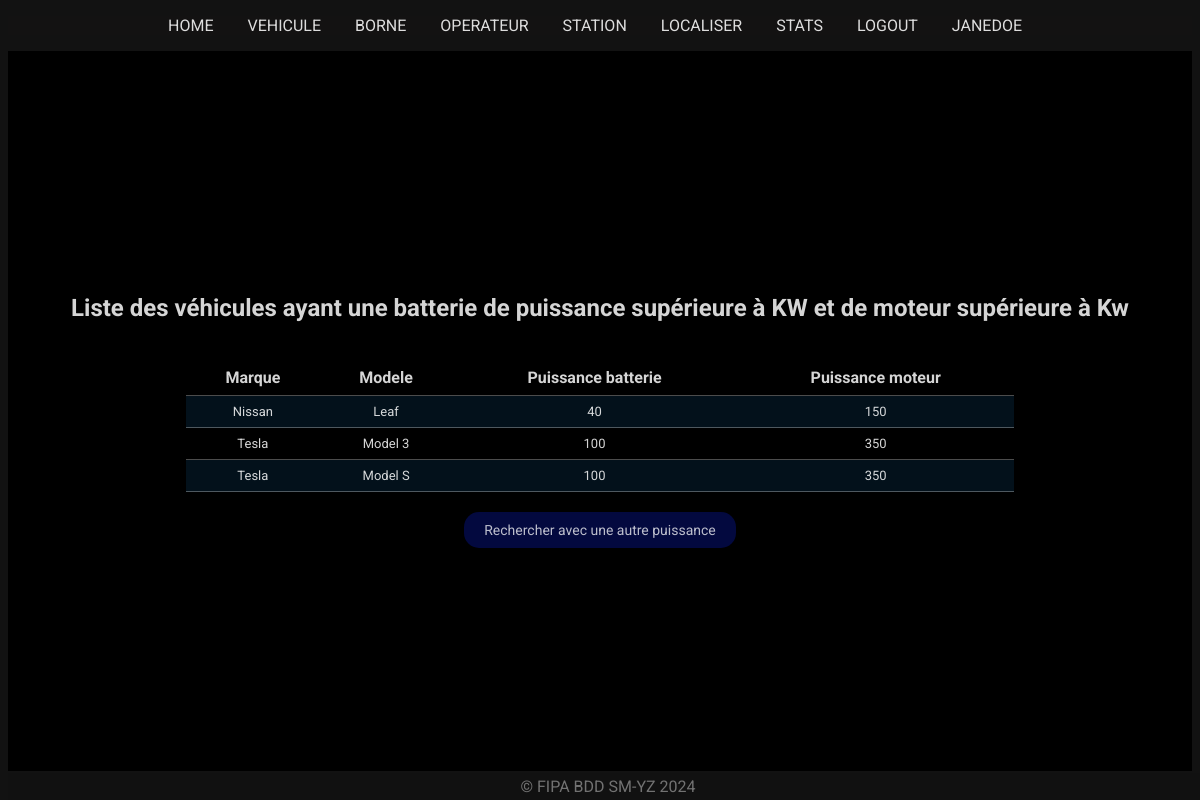
Screenshot of /vehiculeRes.php (signed in) with the database file from the repository.
### tables this page shows
CREATE TABLE vehicules (
    marque VARCHAR(50),
    modele VARCHAR(50),
    puissanceMoteur INT,
    puissanceBatterie INT,
    PRIMARY KEY (marque, modele)
);

### www/table.php (the view, shortened to what this page needs)
<?php
function getTable($dbname, $req, $titre){
    $conn = connectDb($dbname);
    $result = $conn->query($req);
    $res = "<H2>" . $titre . "</H2> <br>";
    if ($result->num_rows > 0) {
        $colonnes = $result->fetch_fields();
        $res .= "<table>";
        $res .= "<tr>";
        foreach ($colonnes as $colonne) {
            $res .= "<th>" . htmlspecialchars($colonne->name) . "</th>";
        }
        $res .= "</tr>";
        while ($ligne = $result->fetch_assoc()) {
            $res .= "<tr>";
            foreach ($ligne as $value) {
                $res .= "<td>" . htmlspecialchars($value) . "</td>";
            }
            $res .= "</tr>";
        }
        $res .= "</table>";
    } else {
        $res .= "0 résultats";
    }
    return $res;
}
?>

### www/css/dark.css (style rules this page uses)
body { font-family: 'Roboto', Arial, sans-serif; background-color: #121212; color: #ffffff; }
table { border-collapse: collapse; width: 70%; border-top: none; border-left: none; border-right: none; }
th { font-weight: bold; font-size: medium; }
tr { border-bottom: 1px solid #ffffff4c; font-size: small; }
th, td { border: none; text-align: left; padding: 8px; text-align: center; align-items : center; }
tr:nth-child(even) { background-color: #03111b; }

### rows the page displays
vehicules: marque "Nissan", modele "Leaf", puissanceBatterie "40", puissanceMoteur "150"
vehicules: marque "Tesla", modele "Model 3", puissanceBatterie "100", puissanceMoteur "350"
vehicules: marque "Tesla", modele "Model S", puissanceBatterie "100", puissanceMoteur "350"

### other values shown
$registerMenu "LOGOUT"
$loginMenu "JANEDOE"
$titre "Liste des véhicules ayant une batterie de puissance supérieure à KW et de moteur supérieure à Kw"
$colonne->name "Marque"
$colonne->name "Modele"
$colonne->name "Puissance batterie"
$colonne->name "Puissance moteur"
